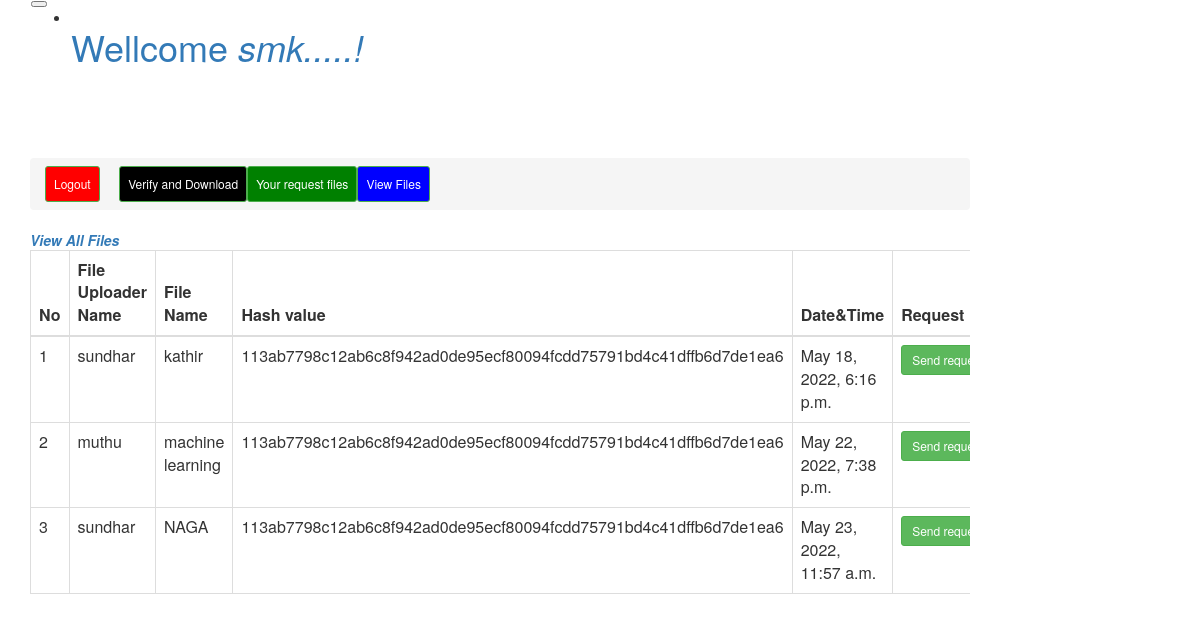
The page /back/5/ on the database its author committed.
### storage/models.py (models this page shows, shortened)
class data_receiver(models.Model):
    username = models.TextField(max_length=20)
    password = models.TextField(max_length=20)
    mail = models.TextField(max_length=20)

class files(models.Model):
    username = models.TextField(max_length=20)
    key = models.TextField(max_length=20)
    filename = models.TextField(max_length=20)
    file = models.FileField(upload_to='store/')
    hash_value = models.TextField()
    date_time = models.DateTimeField()

### storage/views.py (the view)
# urls.py: path('back/<int:id>/',views.back, name="back"),
def back(request,id):
    r = data_receiver.objects.get(id=id)
    username = r.username
    m = files.objects.all()
    h = request_files.objects.filter(receiver_name=username)
    context = {'id':id,'username':username,'m':m,'h':h}
    return render(request,'main2.html',context)

### storage/templates/main2.html (shortened to what this page needs)
{% load static %}
<link rel="stylesheet" type="text/css" href="{% static 'comment/vendor/bootstrap/four/css/bootstrap.min.css' %}">
<link rel="stylesheet" type="text/css" href="{% static 'comment/vendor/bootstrap/three/css/bootstrap.min.css' %}">
<link rel="stylesheet" type="text/css" href="{% static 'comment/css/comment.css' %}">
<nav class="navbar navbar-expand-lg navbar-light bg-light fixed-top">
  <a class="navbar-brand" href="#"></a>
  <button class="navbar-toggler" type="button" data-toggle="collapse" data-target="#navbarText" aria-controls="navbarText" aria-expanded="true" aria-label="Toggle navigation">
  </button>
  <div class="collapse navbar-collapse" id="navbarText">
    <ul class="navbar-nav mr-auto">
      <h1 class="text-primary">Wellcome <i> {{ username }}.....!</i> </h1>
    </ul>
  </div>
</nav>
<body id="bg" style="background-image: url('{% static "comment/images/3.jpg"%}');background-repeat:no-repeat;background-attachment: fixed; background-size:100% 100%;">
<div class="col-md-10 col-sm-4 col-xs-4" style="padding-top: 60px">
<div id="content" class="p-8 p-md-5 pt-5">
    <div class="col-md-12 col-sm-12 col-xs-10">
            <ol class="breadcrumb">
                <li class="breadcrumb-item">
					<a  class="btn btn-sm btn-success" onClick="ShowDiv2()" style="padding: 8px; float: right; background-color: blue; color: white;">View Files</a>&nbsp;
					<a  class="btn btn-sm btn-success" onClick="ShowDiv4()" style="padding: 8px; float: right; background-color: green; color: white;">Your request files</a>&nbsp;
					<a  class="btn btn-sm btn-success" onClick="ShowDiv3()" style="padding: 8px; float: right; background-color: black; color: white;">Verify and Download</a>&nbsp;
					<a  class="btn btn-sm btn-success" href="{% url 'logout' %}" style="padding: 8px; float: left; background-color: red; color: white;">Logout</a>
                </li>
            </ol>
    <div id="name2">
		<div class="card mb-3">
                <div class="card-header text-primary">
               <i class="fas fa-truck text-secondary"><b>View All Files</b></i>
                </div>
                <div class="card-body">
                    <div class="table-responsive">
                        <table class="table table-bordered" id="dataTable" width="100%" cellspacing="0">
                            <thead>
                            <tr>
                                <th>No</th>
								<th>File Uploader Name</th>
                                <th>File Name</th>
								<th>Hash value</th>
								<th>Date&Time </th>
								<th>Request</th>
                            </tr>
                            </thead>
                            <tbody>
                        {% if m %}
                            {% for n in m %}
                                <tr>
                                    <td>{{ forloop.counter }}</td>
									<td>{{ n.username }}</td>
                                    <td>{{ n.filename }}</td>
                                    <td>{{ n.hash_value}}</td>
									<td>{{ n.date_time}}</td>
									<td><a class="btn btn-sm btn-success" href="{% url 'request' id1=n.filename id=id%}">Send request</a></td>
                                </tr>
                            {% endfor %}
                        {% endif %}
                            </tbody>
                        </table>
                    </div>
                </div>
            </div>
	</div>
</body>
</html>

### storage/static/comment.css (style rules this page uses)
#bg { background-repeat: no-repeat; background-size: 1800px 900px; background-position: top; background-attachment: fixed; }

### rows shown on the page
data_receiver: username "smk"
files: username "sundhar", filename "kathir", hash_value "113ab7798c12ab6c8f942ad0de95ecf80094fcdd75791bd4c41dffb6d7de1ea6", date_time "May 18, 2022, 6:16 p.m."
files: username "muthu", filename "machine learning", hash_value "113ab7798c12ab6c8f942ad0de95ecf80094fcdd75791bd4c41dffb6d7de1ea6", date_time "May 22, 2022, 7:38 p.m."
files: username "sundhar", filename "NAGA", hash_value "113ab7798c12ab6c8f942ad0de95ecf80094fcdd75791bd4c41dffb6d7de1ea6", date_time "May 23, 2022, 11:57 a.m."
